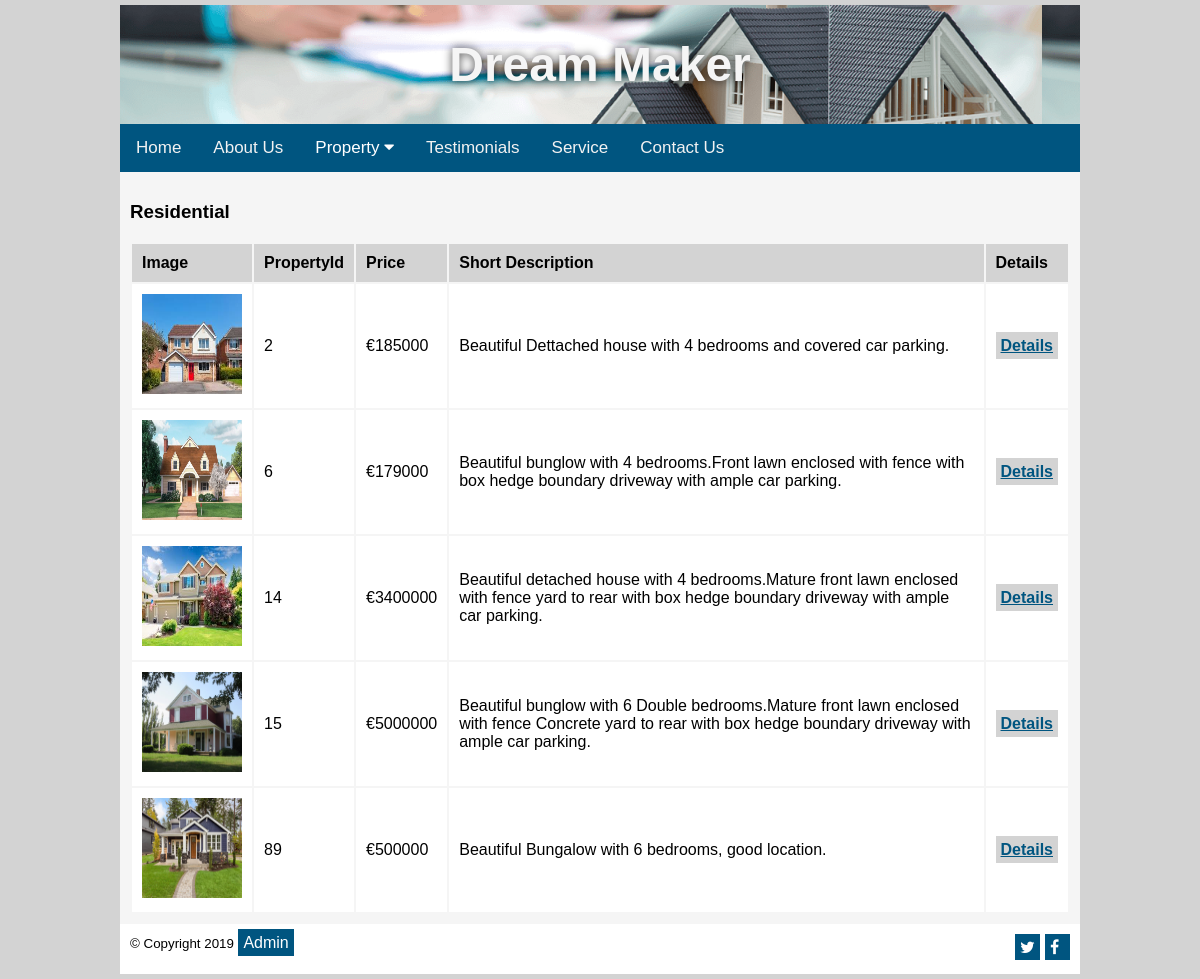
The app's page /displayproperties.php?categoryid=1 with its own data.
### tables this page shows
CREATE TABLE `category` (
  `categoryid` int(11) NOT NULL,
  `categoryname` varchar(50) NOT NULL
);

CREATE TABLE `property` (
  `propertyid` int(11) NOT NULL,
  `address1` varchar(50) NOT NULL,
  `town` varchar(50) NOT NULL,
  `county` varchar(50) NOT NULL,
  `price` double NOT NULL,
  `bedrooms` int(2) DEFAULT NULL,
  `shortdescription` text NOT NULL,
  `longdescription` text NOT NULL,
  `image` varchar(50) NOT NULL,
  `categoryid` int(11) NOT NULL,
  `vendorid` int(11) NOT NULL
);

### displayproperties.php (the view, shortened to what this page needs)
<!DOCTYPE HTML>
<html lang="en">
<head>
 <link rel="stylesheet" href="css/styles.css">
 </head>
<body>
<div id="container">
<div id="content">
<div id = "displayproperties">
<?php
require'connect.php';
$categoryid=$_GET["categoryid"];
$sql="SELECT* from property,category
WHERE property.categoryid=$categoryid AND category.categoryid=$categoryid";
$output=mysqli_query($link, $sql);
$getcategory=mysqli_fetch_array($output);
echo"<h3>";
echo $getcategory["categoryname"];
echo"</h3>";
$result = mysqli_query($link,$sql);
if(mysqli_num_rows($result)>0)
{
echo "<table>";
echo "<tr>
          <td><strong>Image</td>
          <td><strong>PropertyId</td>
          <td><strong>Price</td>
          <td><strong>Short Description</td>
          <td><strong>Details</td>
        </tr>";
while($row=mysqli_fetch_array($result))
{
    $propertyid=$row["propertyid"];
    $image=$row["image"];
    $shortdesc=$row["shortdescription"];
    $price=$row["price"];
    echo "<tr>
              <td><img src='$image' width=100 height=100> </td>
              <td>$propertyid</td>
              <td>&euro;$price</td>
              <td>$shortdesc</td>
              <td><a href='moredetails.php?propertyid=$propertyid'>Details</a></td>
              </tr>";
}
echo "</table>";
}
else
{
    echo"<h3> There are currently no items in this category</h3>";
}
?>
</div>
</div>
</div>
</body>
</html>

### css/styles.css (style rules this page uses)
body { background-color: lightgrey; background-size: 90%; margin:0;font-family:Arial, Helvetica, sans-serif; }
#container { margin: auto; width: 80%; background-image: url('banner10.png'); border: 5px solid lightgrey; }
.sitename h1 { text-align: center; font-size: 3rem; color: whitesmoke; text-shadow: 0 0 .625rem rgba(0,0,0,0.75); }
#content { background-color: whitesmoke ; padding: 10px; min-height: 300px; }
#content a { background-color:lightgrey; color:#005580; font-weight:bold; padding:5px; }
#footer { background-color: #ffffff; height: 30px; padding: 10px; }
#footer a { background-color: #005580; color: white; text-decoration:none; padding:5px; }
table td { padding: 10px; }
table { width: 100% }
table tr:nth-child(1) { background-color: lightgray; }
table tr { background-color:#FFFFFF; }
.topnav { overflow: hidden; background-color: #005580; }
.topnav a { float: left; display: block; color: #f2f2f2; text-align: center; padding: 14px 16px; text-decoration: none; font-size: 17px; }
.dropdown { float: left; overflow: hidden; }
.dropdown .dropbtn { font-size: 17px; border: none; outline: none; color: white; padding: 14px 16px; background-color: inherit; font-family: inherit; margin: 0; }

### records on screen
category: categoryname "Residential"
property: image (picture), propertyid "2", price "185000", shortdescription "Beautiful Dettached house with 4 bedrooms and covered car parking."
property: image (picture), propertyid "6", price "179000", shortdescription "Beautiful bunglow with 4 bedrooms.Front lawn enclosed with fence with box hedge boundary driveway with ample car parking."
property: image (picture), propertyid "14", price "3400000", shortdescription "Beautiful detached house with 4 bedrooms.Mature front lawn enclosed with fence yard to rear with box hedge boundary driveway with ample car parking."
property: image (picture), propertyid "15", price "5000000", shortdescription "Beautiful bunglow with 6 Double bedrooms.Mature front lawn enclosed with fence Concrete yard to rear with box hedge boundary driveway with ample car parking."
property: image (picture), propertyid "89", price "500000", shortdescription "Beautiful Bungalow with 6 bedrooms, good location."
